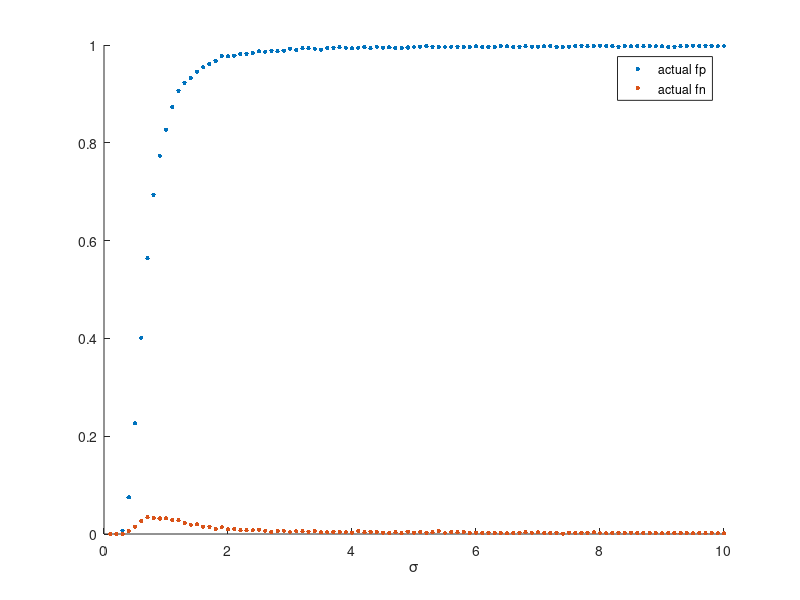

Source code (MATLAB):
addpath('utils');
clf;

Rs = [0, pi/2, pi, pi*3/2]; %4 rotations
N = 10; %N grids
p = 2; %molecule length (p>q)
q = 1; %molecule width
mol = rand(q,p).*randi(10,q,p); %random molecules in 2D
ts = 0:N-p; %N-p+1 translations
A = zeros(N-p+1,4,N); %store all a_{t,R} (index:translation, rotation, vector)

%construct a_{t,R} based on mol
for i=0:N-p
    for j=1:4
        tmp=sum(rot90(mol,j-1),1);
        A(1+i,j,1+i:i+length(tmp)) = tmp;
    end
end

sigmas = 0.1:0.1:10; %noise
fps = zeros(size(sigmas));
fns = zeros(size(sigmas));

sigma_show = 1;

for l=1:length(sigmas)
    sigma = sigmas(l);
    cov = sigma^2.*eye(N);
    
    M = 10000; %number of random examples
    y = mvnrnd(zeros(N,1), cov, M); %add noise to each example
    truelabel = zeros(M,1);
    filter = rand(M,1); %uniform distribution 
    p_0 = 0.5; %prior for no signal
    tmp = (1-p_0)/(4*(N-p+1)); %equally likely for all classes with signal
%     tmp = 1/(4*(N-p+1)+1);
    truelabel(filter>p_0) = 1;
%     truelabel(filter>tmp) = 1;
    
    % plot no signal class (guassian blobs) in 2D
    if (N==2 && sigma==sigma_show)
        plot(y((truelabel==0),1),y((truelabel==0),2),'.','Markersize',10);
        hold on;
    end

    %assign each random vector with signal based on true label
    a = zeros(1,N);
    k=0;
    for i=0:N-p
        for j=1:4
            a(1,:) = A(i+1,j,:); %a_{t,R}
            y(filter>(p_0+k*tmp) & filter<=(p_0+(k+1)*tmp), :) = y(filter>(p_0+k*tmp) & filter<=(p_0+(k+1)*tmp), :) + a;
            
            % plot signal classes (guassian blobs) in 2D
            if (N==2 && sigma==sigma_show)
                plot(y(filter>(p_0+k*tmp) & filter<=(p_0+(k+1)*tmp),1),y(filter>(p_0+k*tmp) & filter<=(p_0+(k+1)*tmp),2),'.','Markersize',10);
            end
            
            k = k+1;
        end
    end


    % predict labels by minimizing distance (norm)
    predlabel = zeros(M,1);

    cur_min= sum(y.^2,2); %distance to origin (no signal)
    for i=0:N-p
        for j=1:4
            a(1,:) = A(i+1,j,:);
            norm_vec = sum((y-a).^2,2); %distance to current a_{t,R}
            predlabel(norm_vec<cur_min) = 1;
            cur_min(norm_vec<cur_min) = norm_vec(norm_vec<cur_min);
        end
    end

    % fprintf('Min norm search results in translation %d and rotation %.4f\n', min_i, Rs(min_j));

    fp = sum((truelabel-predlabel)==-1)/sum(truelabel==0);
    fn = sum((truelabel-predlabel)==1)/sum(truelabel==1);
    
    fps(l) = fp;
    fns(l) = fn;
    
end

tt = min(sigmas):0.01:max(sigmas);
% b = norm(a)/2+tt.^2.*log(p_0/p_a)./norm(a); % decision boundary for x.a / ||a||

%plot fp
figure(2);
% plot(tt, 1/2-1/2*erf(b./(sqrt(2).*tt)), '-', 'Linewidth', 2);
hold on;
plot(sigmas, fps, '.', 'Markersize', 10);

%plot fn
% figure(3);
hold on;
% plot(tt, 1/2-1/2*erf(-(b-norm(a))./(sqrt(2).*tt)), '-', 'Linewidth', 2);
plot(sigmas, fns, '.', 'Markersize', 10);
xlabel('\sigma');
% legend('expexted fp', 'actual fp', 'expexted fn', 'actual fn');
legend('actual fp','actual fn');
% vline(sigma_show,'k:','sigma shown in fig.1');
hold off;
